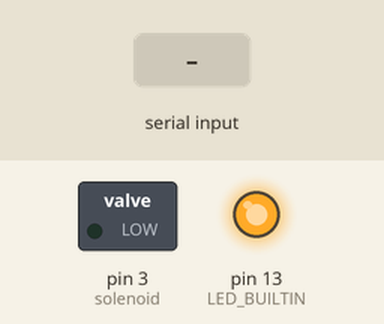
Simulated run of this sketch. Board: Arduino Uno, built with avr-gcc and run on an emulated ATmega328P. Parts: switched loads named in the sketch (green lamp = pin HIGH), output pins drawn as LEDs (lit = HIGH). The inputs (shaded band) are chosen by the test bench.

Above: at 5.2 s.
5.3 s: "1" received over Serial
At 8.0 s:
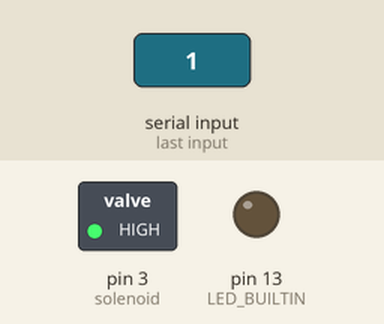
8.3 s: "0" received over Serial
At 9.3 s:
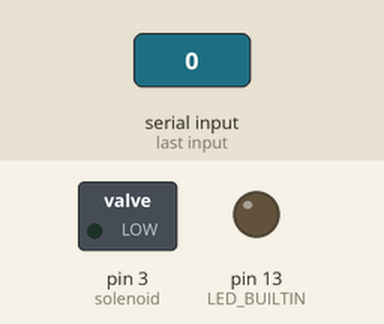
Timing chart, 0 to 11.3 s (numbered marks = the images above; inputs shaded):
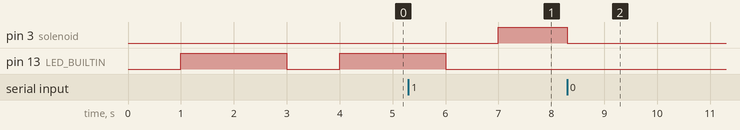

Measured:
- after the input at 5.3 s, pin 3 (solenoid): LOW → HIGH after 1.7 s
- after the input at 8.3 s, pin 3 (solenoid): HIGH → LOW at once

The sketch:

SolenoidManager.ino
```cpp
/* Unityからデータを受信して、ソレノイドをオンオフするプログラム
* 0を受け取るとOFF、1を受け取るとON
*/

char data;
int solenoid = 3;
int once = 1;

void setup() {
  Serial.begin(115200);
  pinMode(LED_BUILTIN, OUTPUT);  // 内蔵LED
  pinMode(solenoid, OUTPUT);

  // テストで光らせる
  delay(1000);
  digitalWrite(LED_BUILTIN, HIGH);
  delay(2000);
  digitalWrite(LED_BUILTIN, LOW);
  delay(1000);
}

void loop() {
  //Checks wether the code works properly on the Arduino
  if (once == 1) {
    digitalWrite(LED_BUILTIN, HIGH);
    delay(2000);
    digitalWrite(LED_BUILTIN, LOW);
    delay(1000);
    once = 0;
  }

  if (Serial.available() > 0) {  //受信データがあるか？
    data = Serial.read();        //1文字だけ読み込む
    if (data == 0x31) {          //文字コード0x31、つまり"1"を受信したら、ソレノイドをON。
      digitalWrite(solenoid, HIGH);
      delay(200);
    } else if (data == 0x30) {  //文字コード0x30、つまり"0"を受信したら、ソレノイドをOFF。
      digitalWrite(solenoid, LOW);
      delay(200);
    }
  }
}
```
